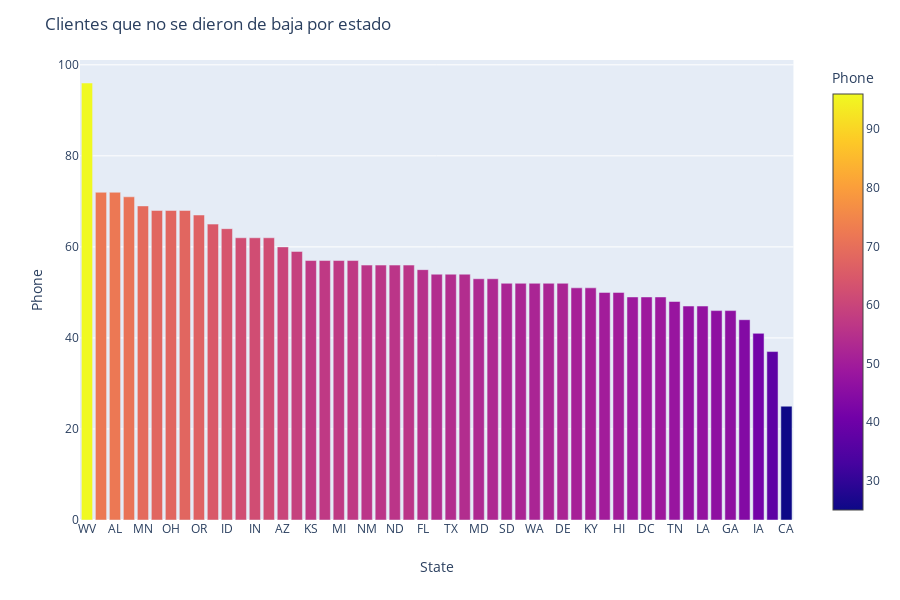

Here is the notebook cell this chart was saved with:
### Code cell
# Miro donde estan los clientes con churn (positivo o negativo) a ver si hay algún estado donde hay mayor concentracion

fig = px.bar(df.loc[df['Churn?'] == 'False.'].groupby('State', as_index = False).agg({'Phone':'count'}).sort_values(by = 'Phone', ascending = False)
             , x='State', y='Phone', color = 'Phone')
fig.update_layout(title_text = 'Clientes que no se dieron de baja por estado')
fig.show()
#df.loc[df['Churn?'] == 'False.'].groupby('State', as_index = False).agg({'Phone':'count'})

### Figure 1 — Plotly figure (JSON) as saved in the notebook; plotly's stock layout.template omitted (floating-point values rounded to 4 significant figures)
{"data": [{"alignmentgroup": "True", "hoverlabel": {"namelength": 0}, "hovertemplate": "State=%{x}<br>Phone=%{marker.color}", "legendgroup": "", "marker": {"color": [96, 72, 72, 71, 69, 68, 68, 68, 67, 65, 64, 62, 62, 62, 60, 59, 57, 57, 57, 57, 56, 56, 56, 56, 55, 54, 54, 54, 53, 53, 52, 52, 52, 52, 52, 51, 51, 50, 50, 49, 49, 49, 48, 47, 47, 46, 46, 44, 41, 37, 25], "coloraxis": "coloraxis"}, "name": "", "offsetgroup": "", "orientation": "v", "showlegend": false, "textposition": "auto", "type": "bar", "x": ["WV", "VA", "AL", "WI", "MN", "WY", "OH", "NY", "OR", "VT", "ID", "CT", "IN", "UT", "AZ", "RI", "KS", "NC", "MI", "CO", "NM", "NE", "ND", "MO", "FL", "MT", "TX", "MA", "MD", "IL", "SD", "OK", "WA", "NV", "DE", "MS", "KY", "NJ", "HI", "ME", "DC", "AK", "TN", "NH", "LA", "SC", "GA", "AR", "IA", "PA", "CA"], "xaxis": "x", "y": [96, 72, 72, 71, 69, 68, 68, 68, 67, 65, 64, 62, 62, 62, 60, 59, 57, 57, 57, 57, 56, 56, 56, 56, 55, 54, 54, 54, 53, 53, 52, 52, 52, 52, 52, 51, 51, 50, 50, 49, 49, 49, 48, 47, 47, 46, 46, 44, 41, 37, 25], "yaxis": "y"}], "layout": {"barmode": "relative", "coloraxis": {"colorbar": {"title": {"text": "Phone"}}, "colorscale": [[0, "#0d0887"], [0.1111, "#46039f"], [0.2222, "#7201a8"], [0.3333, "#9c179e"], [0.4444, "#bd3786"], [0.5556, "#d8576b"], [0.6667, "#ed7953"], [0.7778, "#fb9f3a"], [0.8889, "#fdca26"], [1, "#f0f921"]]}, "height": 600, "legend": {"tracegroupgap": 0}, "margin": {"t": 60}, "title": {"text": "Clientes que no se dieron de baja por estado"}, "xaxis": {"anchor": "y", "domain": [0, 0.98], "title": {"text": "State"}}, "yaxis": {"anchor": "x", "domain": [0, 1], "title": {"text": "Phone"}}}}
